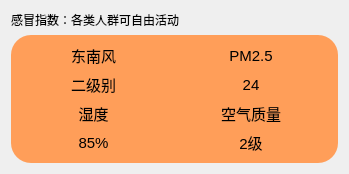
     <widget class="QWidget" name="widgetganmao" native="true">
      <property name="layoutDirection">
       <enum>Qt::LayoutDirection::LeftToRight</enum>
      </property>
      <layout class="QVBoxLayout" name="verticalLayout_2" stretch="0,0">
       <item>
        <widget class="QLabel" name="label">
         <property name="text">
          <string>感冒指数：各类人群可自由活动</string>
         </property>
        </widget>
       </item>
       <item>
        <widget class="QWidget" name="widget0301" native="true">
         <property name="styleSheet">
          <string notr="true">background-color: rgb(255, 158, 89);
border-radius:20px</string>
         </property>
         <layout class="QGridLayout" name="gridLayout">
          <item row="0" column="0">
           <layout class="QHBoxLayout" name="horizontalLayout" stretch="0,0">
            <item>
             <widget class="QLabel" name="labelFX">
              <property name="sizePolicy">
               <sizepolicy hsizetype="Preferred" vsizetype="Preferred">
                <horstretch>45</horstretch>
                <verstretch>45</verstretch>
               </sizepolicy>
              </property>
              <property name="minimumSize">
               <size>
                <width>45</width>
                <height>45</height>
               </size>
              </property>
              <property name="maximumSize">
               <size>
                <width>45</width>
                <height>45</height>
               </size>
              </property>
              <property name="text">
               <string/>
              </property>
              <property name="pixmap">
               <pixmap resource="res.qrc">:/res/1.png</pixmap>
              </property>
              <property name="scaledContents">
               <bool>true</bool>
              </property>
             </widget>
            </item>
            <item>
             <layout class="QVBoxLayout" name="verticalLayout" stretch="0,0">
              <item>
               <widget class="QLabel" name="labelFXtype">
                <property name="font">
                 <font>
                  <pointsize>11</pointsize>
                 </font>
                </property>
                <property name="text">
                 <string>东南风</string>
                </property>
                <property name="alignment">
                 <set>Qt::AlignmentFlag::AlignCenter</set>
                </property>
               </widget>
              </item>
              <item>
               <widget class="QLabel" name="labelFXDATA">
                <property name="font">
                 <font>
                  <pointsize>11</pointsize>
                 </font>
                </property>
                <property name="text">
                 <string>二级别</string>
                </property>
                <property name="alignment">
                 <set>Qt::AlignmentFlag::AlignCenter</set>
                </property>
               </widget>
              </item>
             </layout>
            </item>
           </layout>
          </item>
          <item row="0" column="1">
           <layout class="QHBoxLayout" name="horizontalLayout_2" stretch="0,0">
            <item>
             <widget class="QLabel" name="labelFX_2">
              <property name="sizePolicy">
               <sizepolicy hsizetype="Preferred" vsizetype="Preferred">
                <horstretch>45</horstretch>
                <verstretch>45</verstretch>
               </sizepolicy>
              </property>
              <property name="minimumSize">
               <size>
                <width>45</width>
                <height>45</height>
               </size>
              </property>
              <property name="maximumSize">
               <size>
                <width>45</width>
                <height>45</height>
               </size>
              </property>
              <property name="text">
               <string/>
              </property>
              <property name="pixmap">
               <pixmap resource="res.qrc">:/res/3.png</pixmap>
              </property>
              <property name="scaledContents">
               <bool>true</bool>
              </property>
             </widget>
            </item>
            <item>
             <layout class="QVBoxLayout" name="verticalLayout_3" stretch="0,0">
              <item>
               <widget class="QLabel" name="labelPMtype">
                <property name="font">
                 <font>
                  <pointsize>11</pointsize>
                 </font>
                </property>
                <property name="text">
                 <string>PM2.5</string>
                </property>
                <property name="alignment">
                 <set>Qt::AlignmentFlag::AlignCenter</set>
                </property>
               </widget>
              </item>
              <item>
               <widget class="QLabel" name="labelPM25Data">
                <property name="minimumSize">
                 <size>
                  <width>156</width>
                  <height>21</height>
                 </size>
                </property>
                <property name="font">
                 <font>
                  <pointsize>11</pointsize>
                 </font>
                </property>
                <property name="text">
                 <string>24</string>
                </property>
                <property name="alignment">
                 <set>Qt::AlignmentFlag::AlignCenter</set>
                </property>
               </widget>
              </item>
             </layout>
            </item>
           </layout>
          </item>
          <item row="1" column="0">
           <layout class="QHBoxLayout" name="horizontalLayout_3" stretch="0,0">
            <item>
             <widget class="QLabel" name="labelFX_3">
              <property name="sizePolicy">
               <sizepolicy hsizetype="Preferred" vsizetype="Preferred">
                <horstretch>45</horstretch>
                <verstretch>45</verstretch>
               </sizepolicy>
              </property>
              <property name="minimumSize">
               <size>
                <width>45</width>
                <height>45</height>
               </size>
              </property>
              <property name="maximumSize">
               <size>
                <width>45</width>
                <height>45</height>
               </size>
              </property>
              <property name="text">
               <string/>
              </property>
              <property name="pixmap">
               <pixmap resource="res.qrc">:/res/4.png</pixmap>
              </property>
              <property name="scaledContents">
               <bool>true</bool>
              </property>
             </widget>
            </item>
            <item>
             <layout class="QVBoxLayout" name="verticalLayout_4" stretch="0,0">
              <item>
               <widget class="QLabel" name="labelSDtype">
                <property name="font">
                 <font>
                  <pointsize>11</pointsize>
                 </font>
                </property>
                <property name="text">
                 <string>湿度</string>
                </property>
                <property name="alignment">
                 <set>Qt::AlignmentFlag::AlignCenter</set>
                </property>
               </widget>
              </item>
              <item>
               <widget class="QLabel" name="labelSDData">
                <property name="font">
                 <font>
                  <pointsize>11</pointsize>
                 </font>
                </property>
                <property name="text">
                 <string>85%</string>
                </property>
                <property name="alignment">
                 <set>Qt::AlignmentFlag::AlignCenter</set>
                </property>
               </widget>
              </item>
             </layout>
            </item>
           </layout>
          </item>
          <item row="1" column="1">
           <layout class="QHBoxLayout" name="horizontalLayout_4" stretch="0,0">
            <item>
             <widget class="QLabel" name="labelFX_4">
              <property name="sizePolicy">
               <sizepolicy hsizetype="Preferred" vsizetype="Preferred">
                <horstretch>45</horstretch>
                <verstretch>45</verstretch>
               </sizepolicy>
              </property>
              <property name="minimumSize">
               <size>
                <width>45</width>
                <height>45</height>
               </size>
              </property>
              <property name="maximumSize">
               <size>
                <width>45</width>
                <height>45</height>
               </size>
              </property>
              <property name="text">
               <string/>
              </property>
              <property name="pixmap">
               <pixmap resource="res.qrc">:/res/1.png</pixmap>
              </property>
              <property name="scaledContents">
               <bool>true</bool>
              </property>
             </widget>
            </item>
            <item>
             <layout class="QVBoxLayout" name="verticalLayout_5" stretch="0,0">
              <item>
               <widget class="QLabel" name="labelKQtype">
                <property name="font">
                 <font>
                  <pointsize>11</pointsize>
                 </font>
                </property>
                <property name="text">
                 <string>空气质量</string>
                </property>
                <property name="alignment">
                 <set>Qt::AlignmentFlag::AlignCenter</set>
                </property>
               </widget>
              </item>
              <item>
               <widget class="QLabel" name="labelKQData">
                <property name="font">
                 <font>
                  <pointsize>11</pointsize>
                 </font>
                </property>
                <property name="text">
                 <string>2级</string>
                </property>
                <property name="alignment">
                 <set>Qt::AlignmentFlag::AlignCenter</set>
                </property>
               </widget>
              </item>
             </layout>
            </item>
           </layout>
          </item>
         </layout>
        </widget>
       </item>
      </layout>
     </widget>
